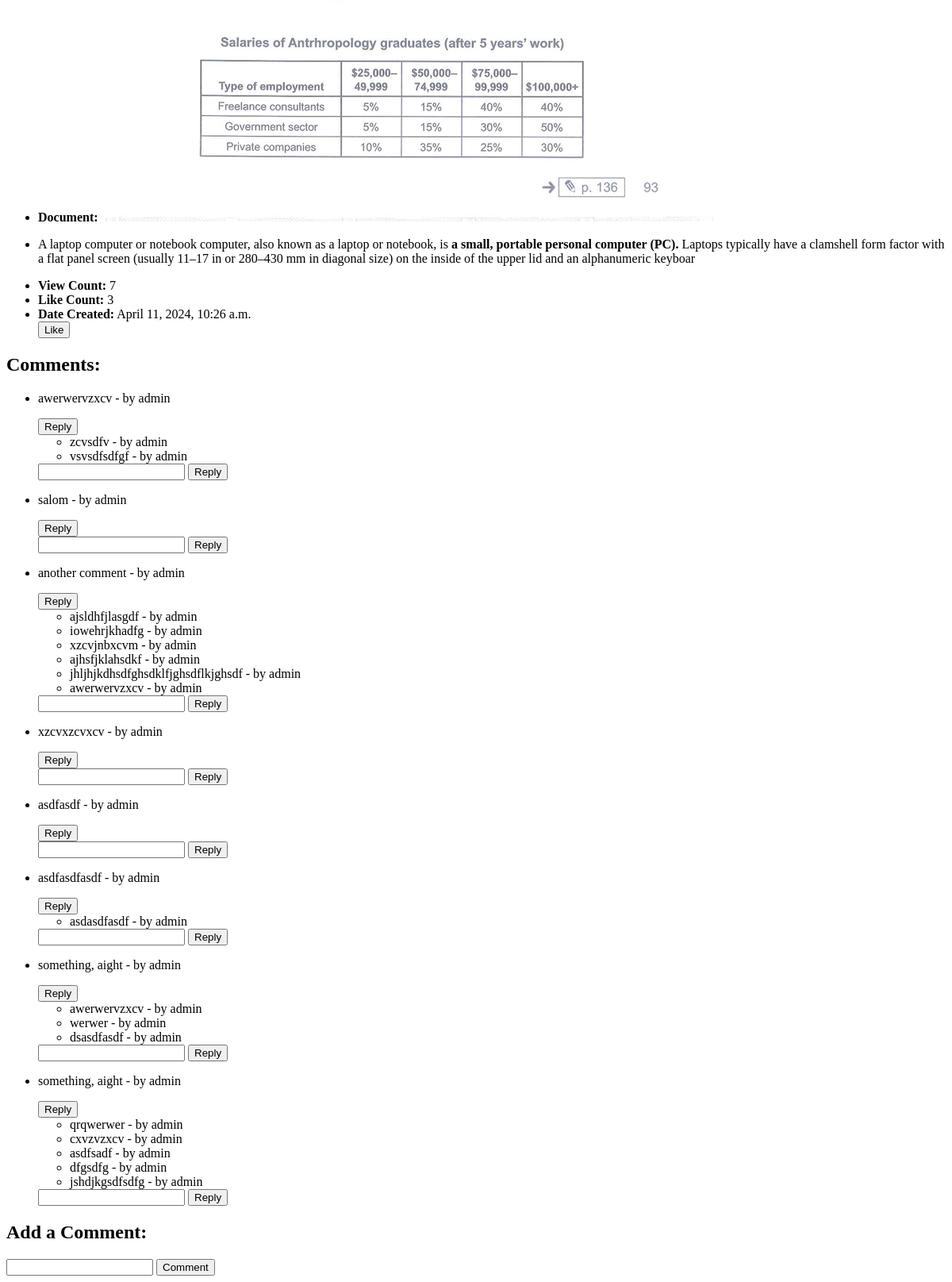
Before: /base/details/1 (lower part) with the older database file.
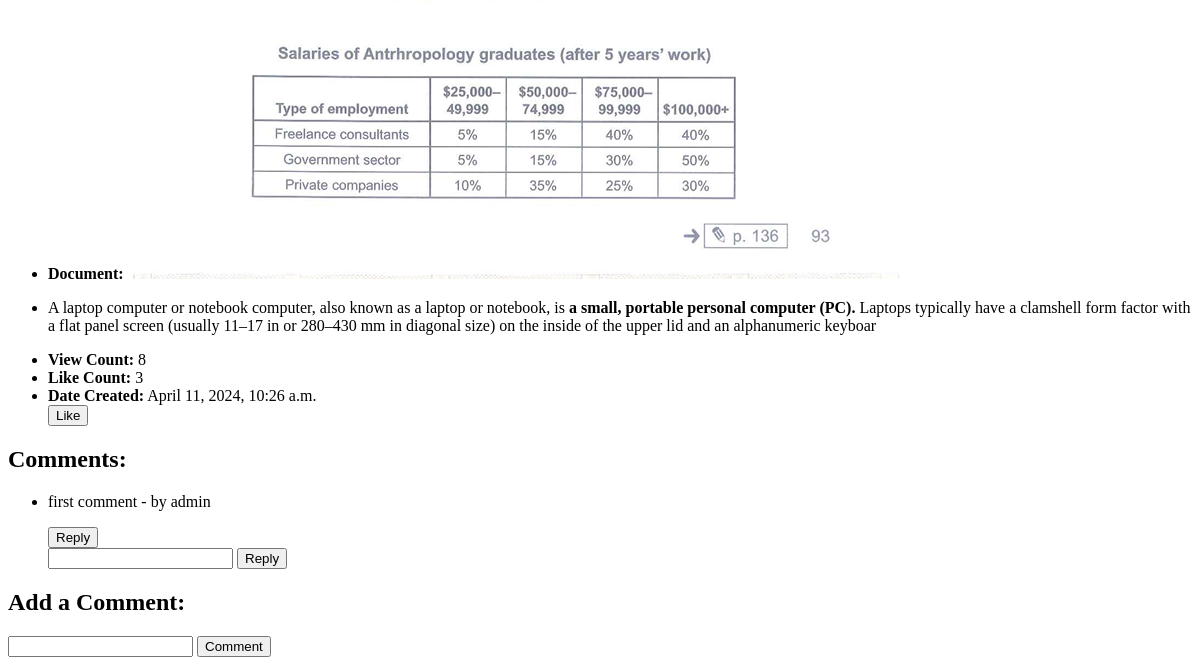
After: the same page with the newer database file.
### base/models.py (models this page shows)
class Blog(models.Model):
    STATUS_CHOICES = (
        ("pending", "Pending"),
        ("approved", "Approved"),
        ("rejected", "Rejected"),
    )
    title = models.CharField(max_length=100)
    user = models.ForeignKey(to=Account, on_delete=models.CASCADE)
    document = models.FileField(upload_to="docs/")
    body = RichTextField(max_length=7000)
    view_count = models.BigIntegerField(default=0)
    date_created = models.DateTimeField(auto_now_add=True)
    status = models.CharField(max_length=10, choices=STATUS_CHOICES, default="pending")
    increment_date = models.BigIntegerField(default=1)
    like_count = models.BigIntegerField(default=0)

### comments/models.py (models this page shows, shortened)
class Comment(models.Model):
    user = models.ForeignKey("authentication.Account", on_delete=models.CASCADE)
    text = RichTextField(max_length=2000)
    blog = models.ForeignKey(to="base.Blog", on_delete=models.CASCADE, default=1)
    parent_comment = models.ForeignKey(
        "self", on_delete=models.CASCADE, null=True, blank=True, related_name="replies"
    )
    created_at = models.DateTimeField(auto_now_add=True)

### authentication/models.py (models this page shows)
class Account(AbstractUser):
    username = models.CharField(max_length=50, unique=True, null=False, blank=False)
    email = models.EmailField(unique=True, null=False, blank=False)
    liked_blogs = models.ManyToManyField(to="base.Blog")
    USERNAME_FIELD = "username"

### base/views.py (the view)
# urls.py: path("details/<int:pk>", BlogsDetailView.as_view(), name="blogs-detail"),
class BlogsDetailView(DetailView):
    model = Blog
    template_name = "blog-detail.html"
    paginate_by = 10  # Number of comments per page
    def get_context_data(self, **kwargs):
        context = super().get_context_data(**kwargs)
        blog = self.get_object()
        comments = Comment.objects.filter(blog=blog, parent_comment=None).order_by(
            "-created_at"
        )  # Fetch top-level comments related to the blog and order them by created_at
        paginator = Paginator(comments, self.paginate_by)
        page_number = self.request.GET.get(
            "page"
        )  # Get the current page number from the request query parameters
        page_obj = paginator.get_page(page_number)
        context["comments"] = page_obj  # Add the paginated comments to the context
        return context
    def get(self, request, *args, **kwargs):
        response = super().get(request, *args, **kwargs)
        blog = self.get_object()
        current_time = datetime.now()
        date_incremented = blog.increment_date
        till_when = current_time.timestamp() - date_incremented
        if till_when > 120:  # 120 = 2(60 seconds) -> 2 minutes
            blog.view_count += 1
            blog.increment_date = current_time.timestamp()
            blog.save()
        return response

### templates/blog-detail.html (shortened to what this page needs)
<!DOCTYPE html>
<html lang="en">
<head>
</head>
<body>
    <ul>
        <li><strong>Document:</strong> <img src="{{ blog.document.url }}"></li>
        <li>{{ blog.body|safe }}</li>
        <li><strong>View Count:</strong> {{ blog.view_count }}</li>
        <li><strong>Like Count:</strong> {{ blog.like_count }}</li>
        <li><strong>Date Created:</strong> {{ blog.date_created }}</li>
        <form method="post" action="{% url 'like' blog.pk %}">
            <button type="submit">Like</button>
        </form>
    </ul>
    <div class="comments-container">
        <h2>Comments:</h2>
        <ul class="comments-list">
            {% for comment in comments %}
            <li>
                <div class="comment">
                    <p>{{ comment.text }} - by {{ comment.user.username }}</p>
                    <button class="reply-btn" data-comment-id="{{ comment.id }}">Reply</button>
                    <ul class="reply-list">
                        {% for reply in comment.replies.all %}
                        <li>{{ reply.text }} - by {{ reply.user.username }}</li>
                        {% endfor %}
                    </ul>
                    <form class="reply-form" method="post" action="{% url 'comment' blog_id=blog.id %}">
                        <input type="text" name="text">
                        <button type="submit">Reply</button>
                    </form>
                </div>
            </li>
            {% endfor %}
        </ul>
    </div>
    <div class="add-comment-container">
        <h2>Add a Comment:</h2>
        <form method="post" action="{% url 'comment' blog_id=blog.id %}">
            <input type="text" name="text">
            <button type="submit">Comment</button>
        </form>
    </div>
</body>
</html>

Changed rows visible on the page:
removed Comment: text "awerwervzxcv", user.username "admin", shown under "Comments:"
removed Comment: text "zcvsdfv", user.username "admin", shown under "awerwervzxcv"
removed Comment: text "vsvsdfsdfgf", user.username "admin", shown under "awerwervzxcv"
removed Comment: text "salom", user.username "admin", shown under "Comments:"
removed Comment: text "another comment", user.username "admin", shown under "Comments:"
removed Comment: text "ajsldhfjlasgdf", user.username "admin", shown under "another comment"
removed Comment: text "iowehrjkhadfg", user.username "admin", shown under "another comment"
removed Comment: text "xzcvjnbxcvm", user.username "admin", shown under "another comment"
removed Comment: text "ajhsfjklahsdkf", user.username "admin", shown under "another comment"
removed Comment: text "jhljhjkdhsdfghsdklfjghsdflkjghsdf", user.username "admin", shown under "another comment"
removed Comment: text "awerwervzxcv", user.username "admin", shown under "another comment"
removed Comment: text "xzcvxzcvxcv", user.username "admin", shown under "Comments:"
removed Comment: text "asdfasdf", user.username "admin", shown under "Comments:"
removed Comment: text "asdfasdfasdf", user.username "admin", shown under "Comments:"
removed Comment: text "asdasdfasdf", user.username "admin", shown under "asdfasdfasdf"
removed Comment: text "something, aight", user.username "admin", shown under "Comments:"
removed Comment: text "awerwervzxcv", user.username "admin", shown under "something, aight"
removed Comment: text "werwer", user.username "admin", shown under "something, aight"
removed Comment: text "dsasdfasdf", user.username "admin", shown under "something, aight"
removed Comment: text "something, aight", user.username "admin", shown under "Comments:"
removed Comment: text "qrqwerwer", user.username "admin", shown under "something, aight"
removed Comment: text "cxvzvzxcv", user.username "admin", shown under "something, aight"
removed Comment: text "asdfsadf", user.username "admin", shown under "something, aight"
removed Comment: text "dfgsdfg", user.username "admin", shown under "something, aight"
removed Comment: text "jshdjkgsdfsdfg", user.username "admin", shown under "something, aight"
changed Blog: view_count "7" → "8"
added Comment: text "first comment", user.username "admin", shown under "Comments:"
